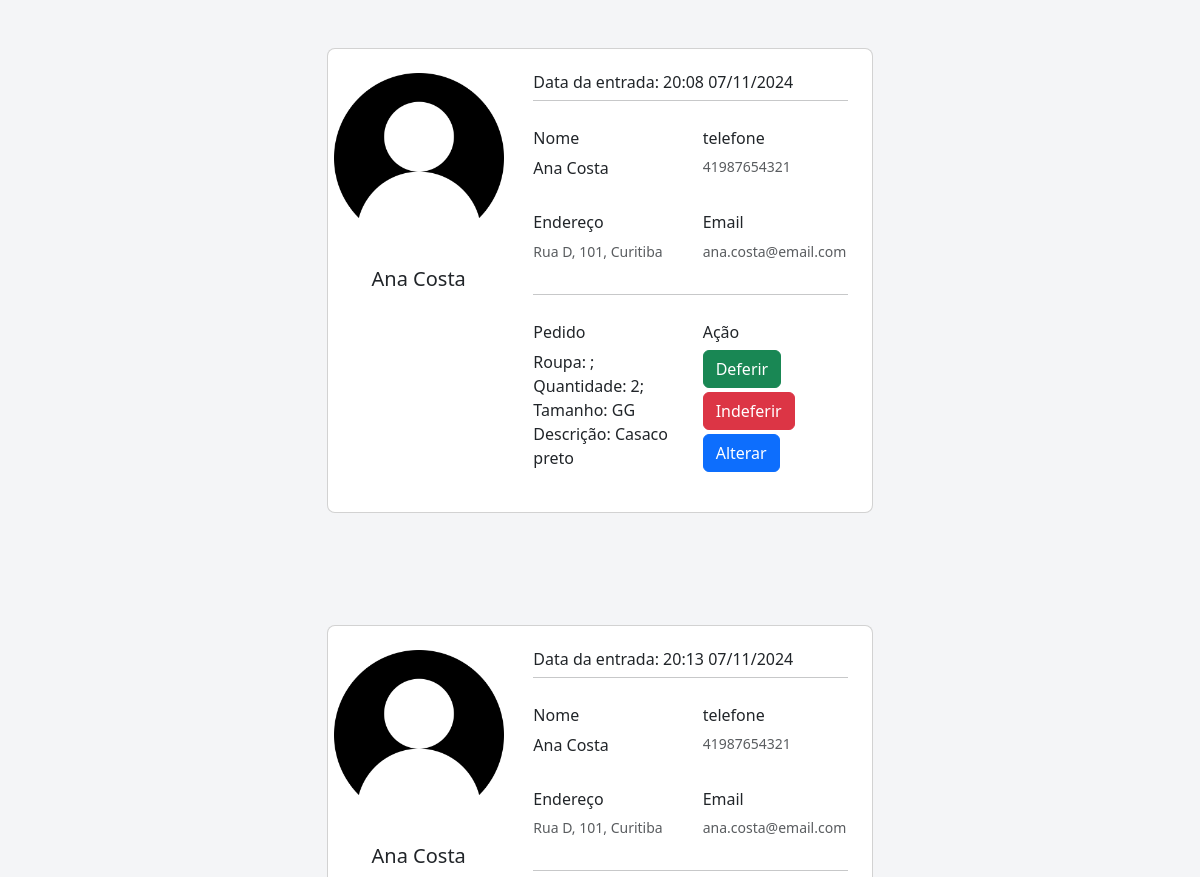
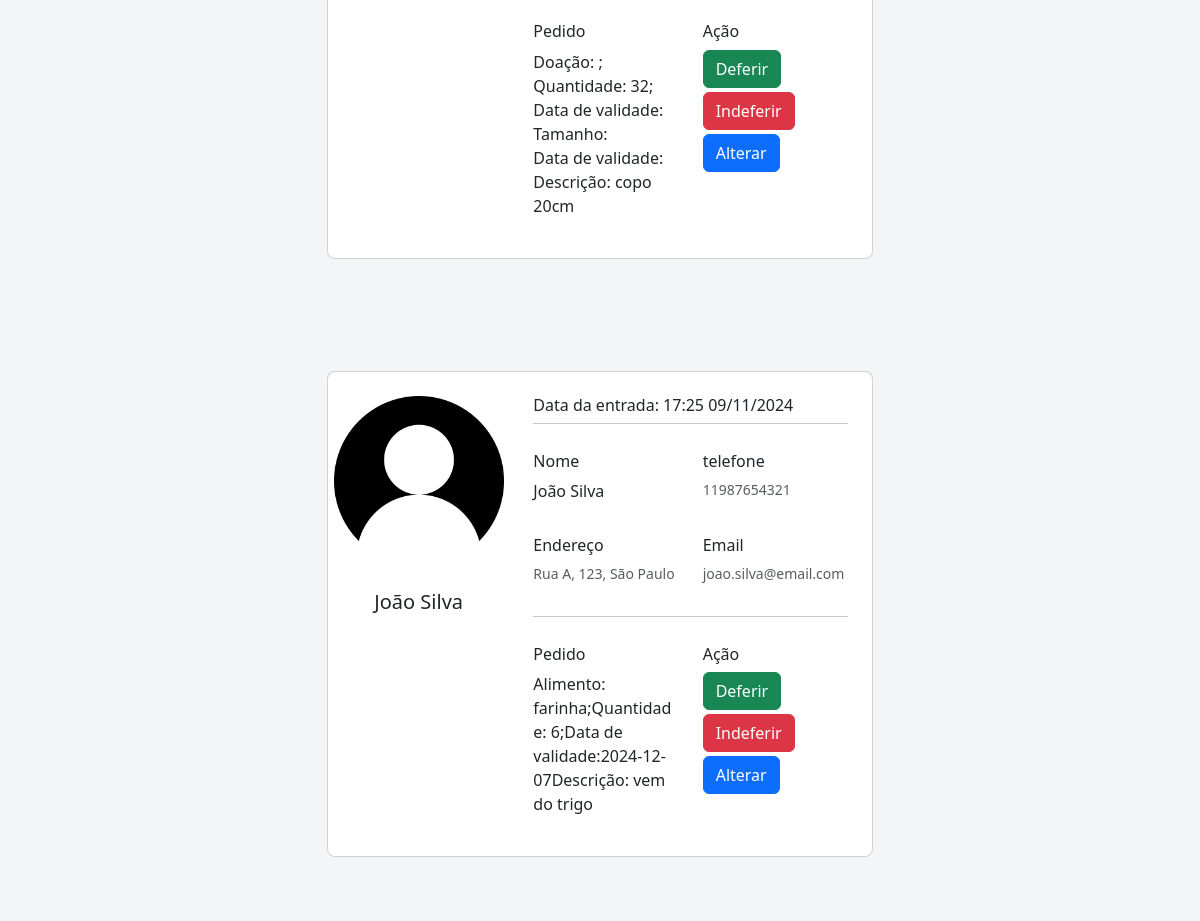
Screenshot of /entradas.php with the database file from the repository (2 pictures, top to bottom).
### tables this page shows
CREATE TABLE `entrada` (
  `id_entrada` int(11) NOT NULL,
  `data_entrada` datetime DEFAULT NULL,
  `id_usuario` int(11) DEFAULT NULL,
  `detalhamento` text NOT NULL,
  `deferido` tinyint(1) DEFAULT NULL
);

CREATE TABLE `usuario` (
  `id_usuario` int(11) NOT NULL,
  `nome` varchar(255) DEFAULT NULL,
  `senha` varchar(255) DEFAULT NULL,
  `email` varchar(255) DEFAULT NULL,
  `endereco` varchar(255) DEFAULT NULL,
  `telefone` varchar(255) DEFAULT NULL,
  `tipo_cliente` int(11) DEFAULT NULL,
  `foto` varchar(255) NOT NULL
);

### entradas.php (the view, shortened to what this page needs)
<?php
$conexao = conectar();
$sql ="SELECT * FROM entrada WHERE deferido IS null";
$resultado = mysqli_query($conexao,$sql);
while ($geral = mysqli_fetch_assoc($resultado)) {
  $detalhamento = $geral['detalhamento'];
  $sql_usuario = "SELECT * FROM usuario WHERE id_usuario = " . $geral['id_usuario'];
  $resultado_usuario = mysqli_query($conexao, $sql_usuario);
  $dados = mysqli_fetch_assoc($resultado_usuario);
  $date = date_create($geral['data_entrada']);
  $id_entrada = $geral['id_entrada'];
?>
<!DOCTYPE html>
<html lang="pt-BR">
<head>
  <?php include "links.php"; ?>
</head>
<body>
  <section  class="vh-25" style="background-color: #f4f5f7;">
    <div class="container py-5 h-100">
      <div class="row d-flex justify-content-center align-items-center h-100">
        <div class="col col-lg-6 mb-4 mb-lg-0">
          <div class="card mb-3" style="border-radius: .5rem;">
            <div class="row g-0">
              <div class="col-md-4 gradient-custom text-center text-white"
                style="border-top-left-radius: .5rem; border-bottom-left-radius: .5rem;">
                  <tr><td><img class="my-4" src='img/<?php echo $dados['foto'] ?>' width='170px' height='170px'></td></tr>
                  <h5 class="text-dark"><?php echo $dados['nome'] ?></h5>
                  <i class="far fa-edit mb-5"></i>
              </div>
              <div class="col-md-8">
                <div class="card-body p-4">
                  <h6>Data da entrada: <?php echo date_format($date,"H:i   d/m/Y"); ?></h6>
                  <hr class="mt-0 mb-4">
                  <div class="row pt-1">
                    <div class="col-6 mb-3">
                      <h6>Nome</h6>
                      <?php echo $dados['nome'];?>
                    </div>
                    <div class="col-6 mb-3">
                      <h6>telefone</h6>
                      <p class="text-muted"> <?php echo  $dados['telefone'] . "</p>"; ?>
                    </div>
                  </div>
                  <div class="row pt-1">
                    <div class="col-6 mb-3">
                  <h6>Endereço</h6>
                  <p class="text-muted"><?php echo $dados['endereco'] ?> </p>
                  </div>
                  <div class="col-6 mb-3">
                    <h6>Email</h6>
                    <p class="text-muted"> <?php echo  $dados['email'] . "</p>"; ?>
                  </div>
                  </div>
                  <hr class="mt-0 mb-4">
                  <div class="row pt-1">
                    <div class="col-6 mb-3">
                    <h6>Pedido</h6>
                      <?php
                      $detalhamento = explode("#",$detalhamento);
                      $total = count($detalhamento);
                      for($i = 0;$i < $total;$i++):
                        echo $detalhamento[$i] . "<br>";
                      endfor;
                       ?>
                    </div>
                    <div class="col-6 mb-3">
                      <h6>Ação</h6>
                      <form action="crud/deferir.php?resposta=sim&movimentacao=entrada&id_pedido=<?php echo $id_entrada; ?>" method="POST">
                      <button class="btn btn-success mb-1">Deferir</button>
                    </form>
                    <form action="crud/deferir.php?resposta=nao&movimentacao=entrada&id_pedido=<?php echo $id_entrada; ?>" method="POST">
                    <button class="btn btn-danger mb-1">Indeferir</button>
                    </form>
                      <button class="btn btn-primary" href="form-alterar-pedido.php">Alterar</button>
                    </div>
                  </div>
                </div>
              </div>
            </div>
          </div>
        </div>
      </div>
    </div>
  </section>
  <?php } ?>
</body>
</html>

### links.php (shortened to what this page needs)
<link rel="stylesheet" type="text/css" href="css/estilo.css?nocache=<?=rand(0,9999999) ?>"/>
 <link href="https://cdn.jsdelivr.net/npm/bootstrap@5.3.3/dist/css/bootstrap.min.css" rel="stylesheet">
 <link href="https://cdn.jsdelivr.net/npm/sweetalert2@11.0.18/dist/sweetalert2.min.css" rel="stylesheet">

### css/estilo.css (style rules this page uses)
body { font-family: 'roboto',sans-serif; width: 100%; height: 100%; text-decoration: none; }
.row { margin: 0; }
p,li { font-size: 14px; }

### rows the page displays
entrada: id_usuario.foto (placeholder picture), id_usuario.nome "Ana Costa", data_entrada "20:08 07/11/2024", id_usuario.telefone "41987654321", id_usuario.endereco "Rua D, 101, Curitiba", id_usuario.email "ana.costa@email.com", detalhamento "Roupa: ; Quantidade: 2; Tamanho: GG Descrição: Casaco preto"
entrada: id_usuario.foto (placeholder picture), id_usuario.nome "Ana Costa", data_entrada "20:13 07/11/2024", id_usuario.telefone "41987654321", id_usuario.endereco "Rua D, 101, Curitiba", id_usuario.email "ana.costa@email.com", detalhamento "Doação: ; Quantidade: 32; Data de validade: Tamanho: Data de validade: Descrição: copo 20cm"
entrada: id_usuario.foto (placeholder picture), id_usuario.nome "João Silva", data_entrada "17:25 09/11/2024", id_usuario.telefone "11987654321", id_usuario.endereco "Rua A, 123, São Paulo", id_usuario.email "joao.silva@email.com", detalhamento "Alimento: farinha;Quantidade: 6;Data de validade:2024-12-07Descrição: vem do trigo"
